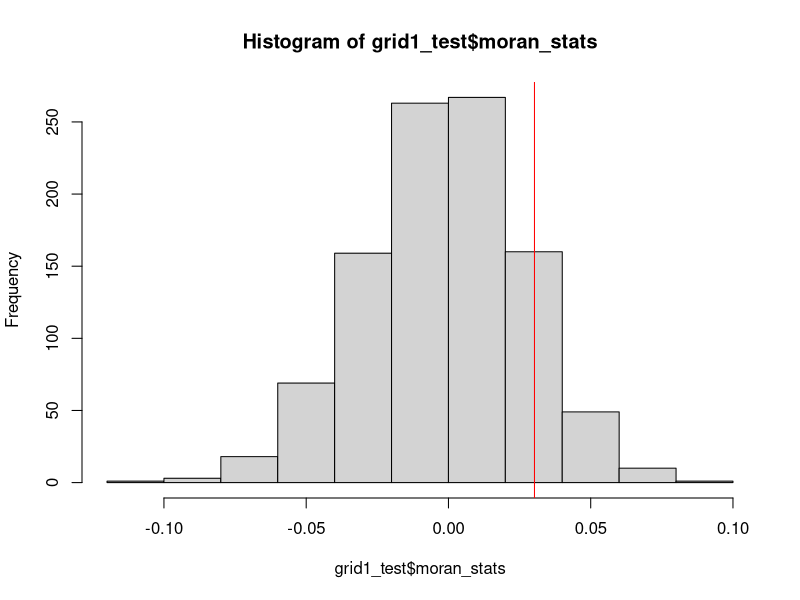
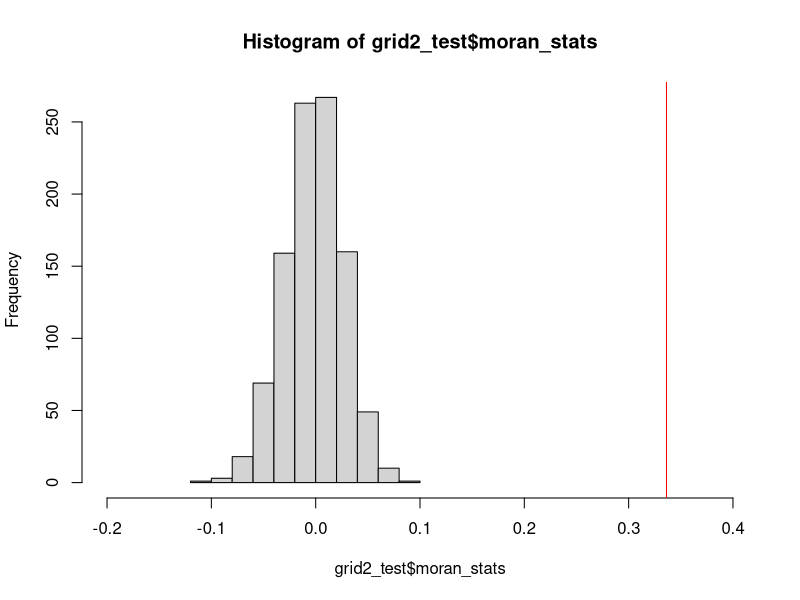
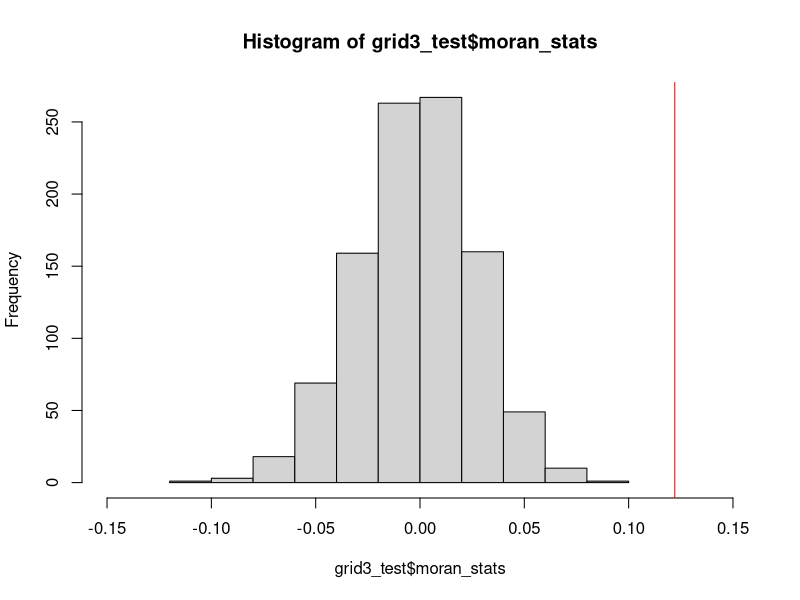

Write R code to recreate these figures, in order.
## ---- chunk 1
knitr::opts_chunk$set(echo = TRUE)
## ---- chunk 2
grid1 = read.table("Grid1.txt")
grid2 = read.table("Grid2.txt")
grid3 = read.table("Grid3.txt")
## ---- chunk 3
# this part is to generate weights for any two cells in a grid.
# given a cell (a,b), where a is row index, b is the column index,
# and n is the square grid index(in our case, n=25), this part 
# will finally generate a (n*n*n*n X 1) vector in which every n*n rows 
# denote the weight of the given cell (a,b) with all of the other cells. 

if_adjacent = function(a,b,n){
  # a function to determine all the n*n cells are adjacent with cell (a,b)
  res = numeric(0)
  for(j in 1:n){
    for(i in 1:n){
      if((abs(i-a)==1 & j==b) |(abs(j-b)==1 & i==a)){
        # either row index differ by one or column index does, but not both
        res = c(res,1) # adjacent
      }else{
        res = c(res,0) # not adjacent
      }
    }
  }
  return(res)
}

# generate all the weight vector
n=25
w = numeric(0) 
for(b in 1:n){
  for(a in 1:n){
    w = c(w,if_adjacent(a,b,n))
  }
}
## ---- chunk 4
# function to calculate moran's I statistic
cal_moran = function(grid){
  grid = as.matrix(grid)
  y_bar = mean(grid) #mean of all grid cells
  delta_y = grid - y_bar #value of each cell subtracted by mean
  delta_y_pair = expand.grid(delta_y, delta_y) #expanded by column
  delta_y_product = delta_y_pair["Var1"]*delta_y_pair["Var2"]
  # n*n is the actual n in the formula, the number of cells
  # delta_y_product*w is the numerator of the right fraction part in the formula
  # sum(delta_y^2) is the denominator of the left fraction part in the formula
  # sum(sum(w)) is the denominator of the right fraction part in the formula
  moran = n*n*sum(delta_y_product*w)/(sum(delta_y^2)*sum(sum(w)))
  return(moran)
}

## ---- chunk 5
# given a grid needed to be tested, calculate its black cell numbers and 
# permutate them randomly and return the permutated matrix. 
permutation = function(grid,seed){
  set.seed(seed)
  black_num = sum(grid1)
  dims = dim(grid1)
  result = numeric(dims[1]*dims[2])
  # random sample some of the cells to be black(let its value equal 1)
  result[sample(1:(dims[1]*dims[2]),black_num)]=1
  return(matrix(result, nrow=dims[1]))
}
## ---- chunk 6
# the main randomness test function
# original_grid: the grid need to be tested
# size: how many simulations do you want

randomness_test = function(original_grid, size){
  moran_stats = numeric(0)
  for(i in 1:size){
    grid = permutation(original_grid, i+1999)
    # store moran's I for each simulated grid
    moran_stats = c(moran_stats,cal_moran(grid))
  }
  original_moran = cal_moran(original_grid)
  temp = c(moran_stats,original_moran)
  # calculate the moran's I percentile of the original grid, in  
  # the sorted moran's Is of all the simulated grids
  percentile = match(original_moran,sort(temp))/size
  return(list(moran_stats = moran_stats,
              percentile = percentile,
              original_moran = original_moran))
}
## ---- chunk 7
grid1_test = randomness_test(grid1,size=1000)
hist(grid1_test$moran_stats)
abline(v=grid1_test$original_moran,col="red")
cat("percentile of grid1: ",grid1_test$percentile, "\n")
## ---- chunk 8
grid2_test = randomness_test(grid2,size=1000)
hist(grid2_test$moran_stats,xlim=c(-0.2,0.4))
abline(v=grid2_test$original_moran,col="red")
cat("percentile of grid2: ",grid2_test$percentile, "\n")
## ---- chunk 9
grid3_test = randomness_test(grid3,size=1000)
hist(grid3_test$moran_stats,xlim=c(-0.15,0.15))
abline(v=grid3_test$original_moran,col="red")
cat("percentile of grid3: ",grid3_test$percentile, "\n")
